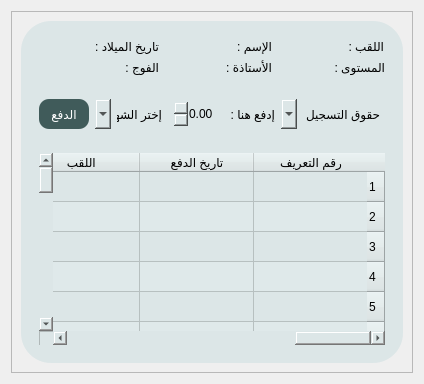
         <widget class="QWidget" name="page_7">
          <layout class="QGridLayout" name="gridLayout_56">
           <item row="0" column="0">
            <widget class="QFrame" name="frame_55">
             <property name="frameShape">
              <enum>QFrame::StyledPanel</enum>
             </property>
             <property name="frameShadow">
              <enum>QFrame::Raised</enum>
             </property>
             <layout class="QGridLayout" name="gridLayout_57">
              <item row="0" column="0">
               <widget class="QFrame" name="frame_56">
                <property name="maximumSize">
                 <size>
                  <width>1000</width>
                  <height>1000</height>
                 </size>
                </property>
                <property name="styleSheet">
                 <string notr="true">background-color: rgb(220, 230, 231);
border-radius:30px;</string>
                </property>
                <property name="frameShape">
                 <enum>QFrame::StyledPanel</enum>
                </property>
                <property name="frameShadow">
                 <enum>QFrame::Raised</enum>
                </property>
                <layout class="QGridLayout" name="gridLayout_58">
                 <item row="0" column="0">
                  <widget class="QFrame" name="frame_57">
                   <property name="maximumSize">
                    <size>
                     <width>16777215</width>
                     <height>100</height>
                    </size>
                   </property>
                   <property name="frameShape">
                    <enum>QFrame::StyledPanel</enum>
                   </property>
                   <property name="frameShadow">
                    <enum>QFrame::Raised</enum>
                   </property>
                   <layout class="QGridLayout" name="gridLayout_59">
                    <item row="0" column="5">
                     <widget class="QLabel" name="label_15">
                      <property name="maximumSize">
                       <size>
                        <width>50</width>
                        <height>16777215</height>
                       </size>
                      </property>
                      <property name="text">
                       <string>اللقب :</string>
                      </property>
                     </widget>
                    </item>
                    <item row="1" column="5">
                     <widget class="QLabel" name="label_30">
                      <property name="text">
                       <string>المستوى :</string>
                      </property>
                     </widget>
                    </item>
                    <item row="0" column="1">
                     <widget class="QLabel" name="label_38">
                      <property name="maximumSize">
                       <size>
                        <width>75</width>
                        <height>16777215</height>
                       </size>
                      </property>
                      <property name="text">
                       <string>تاريخ الميلاد :</string>
                      </property>
                     </widget>
                    </item>
                    <item row="1" column="2">
                     <widget class="QLabel" name="label_37">
                      <property name="text">
                       <string/>
                      </property>
                     </widget>
                    </item>
                    <item row="0" column="4">
                     <widget class="QLabel" name="label_29">
                      <property name="text">
                       <string/>
                      </property>
                     </widget>
                    </item>
                    <item row="0" column="2">
                     <widget class="QLabel" name="label_16">
                      <property name="text">
                       <string/>
                      </property>
                     </widget>
                    </item>
                    <item row="1" column="3">
                     <widget class="QLabel" name="label_32">
                      <property name="text">
                       <string>الأستاذة :</string>
                      </property>
                     </widget>
                    </item>
                    <item row="0" column="3">
                     <widget class="QLabel" name="label_28">
                      <property name="maximumSize">
                       <size>
                        <width>50</width>
                        <height>16777215</height>
                       </size>
                      </property>
                      <property name="text">
                       <string>الإسم :</string>
                      </property>
                     </widget>
                    </item>
                    <item row="1" column="4">
                     <widget class="QLabel" name="label_31">
                      <property name="text">
                       <string/>
                      </property>
                     </widget>
                    </item>
                    <item row="0" column="0">
                     <widget class="QLabel" name="label_39">
                      <property name="text">
                       <string/>
                      </property>
                     </widget>
                    </item>
                    <item row="1" column="1">
                     <widget class="QLabel" name="label_40">
                      <property name="text">
                       <string>الفوج :</string>
                      </property>
                     </widget>
                    </item>
                    <item row="1" column="0">
                     <widget class="QLabel" name="label_41">
                      <property name="text">
                       <string/>
                      </property>
                     </widget>
                    </item>
                   </layout>
                  </widget>
                 </item>
                 <item row="1" column="0">
                  <widget class="QFrame" name="frame_60">
                   <property name="frameShape">
                    <enum>QFrame::StyledPanel</enum>
                   </property>
                   <property name="frameShadow">
                    <enum>QFrame::Raised</enum>
                   </property>
                   <layout class="QGridLayout" name="gridLayout_62">
                    <item row="0" column="2">
                     <widget class="QDoubleSpinBox" name="doubleSpinBox">
                      <property name="minimumSize">
                       <size>
                        <width>0</width>
                        <height>30</height>
                       </size>
                      </property>
                      <property name="layoutDirection">
                       <enum>Qt::RightToLeft</enum>
                      </property>
                      <property name="styleSheet">
                       <string notr="true"/>
                      </property>
                     </widget>
                    </item>
                    <item row="0" column="3">
                     <widget class="QLabel" name="label_42">
                      <property name="minimumSize">
                       <size>
                        <width>0</width>
                        <height>30</height>
                       </size>
                      </property>
                      <property name="maximumSize">
                       <size>
                        <width>60</width>
                        <height>16777215</height>
                       </size>
                      </property>
                      <property name="text">
                       <string>إدفع هنا :</string>
                      </property>
                     </widget>
                    </item>
                    <item row="0" column="0">
                     <widget class="QPushButton" name="setSalaryWorkerButton_3">
                      <property name="minimumSize">
                       <size>
                        <width>50</width>
                        <height>30</height>
                       </size>
                      </property>
                      <property name="maximumSize">
                       <size>
                        <width>100</width>
                        <height>16777215</height>
                       </size>
                      </property>
                      <property name="styleSheet">
                       <string notr="true">QPushButton{
	border-radius:10px;
	color: rgb(255, 255, 255);
	background-color: rgb(64, 91, 90);
	font: 10pt &quot;Rockwell&quot;;
}

QPushButton:hover{
	border-radius:10px;
	background-color: rgb(91, 129, 127);
	font: 11pt &quot;Rockwell&quot;;
}</string>
                      </property>
                      <property name="text">
                       <string>الدفع</string>
                      </property>
                     </widget>
                    </item>
                    <item row="0" column="1">
                     <widget class="QComboBox" name="comboBox_2">
                      <property name="minimumSize">
                       <size>
                        <width>0</width>
                        <height>30</height>
                       </size>
                      </property>
                      <property name="layoutDirection">
                       <enum>Qt::RightToLeft</enum>
                      </property>
                      <item>
                       <property name="text">
                        <string>إختر الشهر</string>
                       </property>
                      </item>
                      <item>
                       <property name="text">
                        <string>جانفي</string>
                       </property>
                      </item>
                      <item>
                       <property name="text">
                        <string>فيفري</string>
                       </property>
                      </item>
                      <item>
                       <property name="text">
                        <string>مارس </string>
                       </property>
                      </item>
                      <item>
                       <property name="text">
                        <string>أفريل</string>
                       </property>
                      </item>
                      <item>
                       <property name="text">
                        <string>ماي </string>
                       </property>
                      </item>
                      <item>
                       <property name="text">
                        <string>جوان </string>
                       </property>
                      </item>
                      <item>
                       <property name="text">
                        <string>جويلية</string>
                       </property>
                      </item>
                      <item>
                       <property name="text">
                        <string>أوت</string>
                       </property>
                      </item>
                      <item>
                       <property name="text">
                        <string>سبتمبر</string>
                       </property>
                      </item>
                      <item>
                       <property name="text">
                        <string>أكتوبر</string>
                       </property>
                      </item>
                      <item>
                       <property name="text">
                        <string>نوفمبر</string>
                       </property>
                      </item>
                      <item>
                       <property name="text">
                        <string>ديسمبر</string>
                       </property>
                      </item>
                     </widget>
                    </item>
                    <item row="0" column="4">
                     <widget class="QComboBox" name="comboBox">
                      <property name="minimumSize">
                       <size>
                        <width>0</width>
                        <height>30</height>
                       </size>
                      </property>
                      <property name="layoutDirection">
                       <enum>Qt::RightToLeft</enum>
                      </property>
                      <item>
                       <property name="text">
                        <string>حقوق التسجيل</string>
                       </property>
                      </item>
                      <item>
                       <property name="text">
                        <string>الإشتراك الشهري</string>
                       </property>
                      </item>
                     </widget>
                    </item>
                   </layout>
                  </widget>
                 </item>
                 <item row="2" column="0">
                  <widget class="QFrame" name="frame_61">
                   <property name="frameShape">
                    <enum>QFrame::StyledPanel</enum>
                   </property>
                   <property name="frameShadow">
                    <enum>QFrame::Raised</enum>
                   </property>
                   <layout class="QGridLayout" name="gridLayout_63">
                    <item row="0" column="0">
                     <widget class="QTableWidget" name="tableWidget_3">
                      <property name="layoutDirection">
                       <enum>Qt::RightToLeft</enum>
                      </property>
                      <property name="styleSheet">
                       <string notr="true">selection-background-color: rgb(234, 234, 234);
selection-color: rgb(64, 91, 90);
alternate-background-color: rgb(223, 233, 234);</string>
                      </property>
                      <property name="alternatingRowColors">
                       <bool>true</bool>
                      </property>
                      <property name="showGrid">
                       <bool>true</bool>
                      </property>
                      <property name="rowCount">
                       <number>50</number>
                      </property>
                      <attribute name="horizontalHeaderDefaultSectionSize">
                       <number>114</number>
                      </attribute>
                      <row/>
                      <row/>
                      <row/>
                      <row/>
                      <row/>
                      <row/>
                      <row/>
                      <row/>
                      <row/>
                      <row/>
                      <row/>
                      <row/>
                      <row/>
                      <row/>
                      <row/>
                      <row/>
                      <row/>
                      <row/>
                      <row/>
                      <row/>
                      <row/>
                      <row/>
                      <row/>
                      <row/>
                      <row/>
                      <row/>
                      <row/>
                      <row/>
                      <row/>
                      <row/>
                      <row/>
                      <row/>
                      <row/>
                      <row/>
                      <row/>
                      <row/>
                      <row/>
                      <row/>
                      <row/>
                      <row/>
                      <row/>
                      <row/>
                      <row/>
                      <row/>
                      <row/>
                      <row/>
                      <row/>
                      <row/>
                      <row/>
                      <row/>
                      <column>
                       <property name="text">
                        <string>رقم التعريف</string>
                       </property>
                      </column>
                      <column>
                       <property name="text">
                        <string>تاريخ الدفع</string>
                       </property>
                      </column>
                      <column>
                       <property name="text">
                        <string>اللقب </string>
                       </property>
                      </column>
                      <column>
                       <property name="text">
                        <string>الإسم </string>
                       </property>
                      </column>
                      <column>
                       <property name="text">
                        <string>تاريخ الميلاد</string>
                       </property>
                      </column>
                      <column>
                       <property name="text">
                        <string>الشهر</string>
                       </property>
                      </column>
                      <column>
                       <property name="text">
                        <string>المبلغ</string>
                       </property>
                      </column>
                      <column>
                       <property name="text">
                        <string>الحالة</string>
                       </property>
                      </column>
                     </widget>
                    </item>
                   </layout>
                  </widget>
                 </item>
                </layout>
               </widget>
              </item>
             </layout>
            </widget>
           </item>
          </layout>
         </widget>
